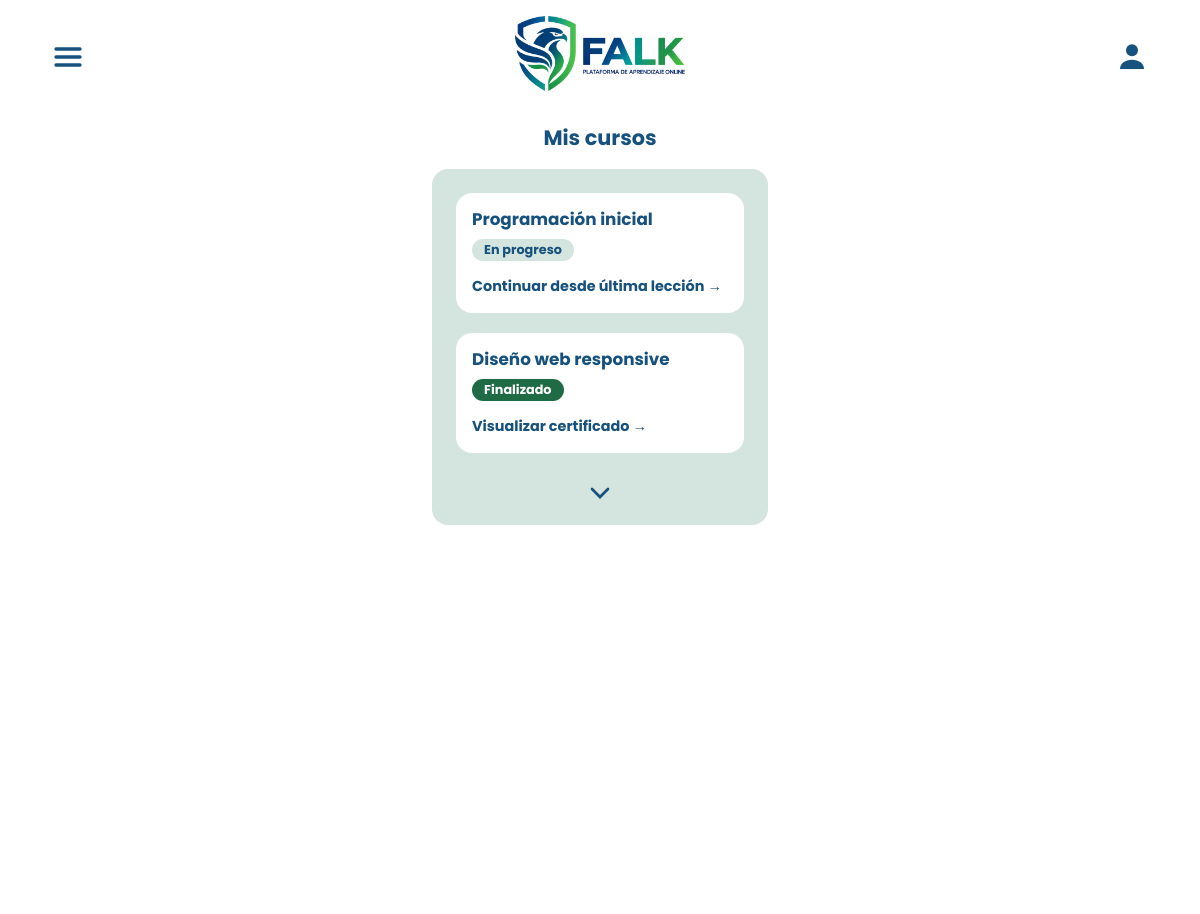
/pages-back/mis-cursos.php (signed in), run on the app's committed database.
### tables this page shows
CREATE TABLE `cursos` (
  `id` int(11) NOT NULL,
  `user_id` int(11) NOT NULL,
  `nombre` varchar(255) NOT NULL,
  `estado` enum('en_progreso','finalizado') DEFAULT 'en_progreso',
  `fecha_fin` date DEFAULT NULL
);

### config/cursos-mock.php (called while the page is built, shortened)
<?php
function obtenerCursosDeUsuario(int $user_id): array {
    try {
        $pdo = DB::getConnection();
        $sql = "SELECT id, nombre, estado, fecha_fin FROM cursos WHERE user_id = ?";
        $stmt = $pdo->prepare($sql);
        $stmt->execute([$user_id]);
        return $stmt->fetchAll();
    } catch (PDOException $e) {
        return [];
    }
}
?>

### pages-back/mis-cursos.php (the view, shortened to what this page needs)
<?php
require_once __DIR__ . '/../config/cursos-mock.php';
$usuario_id = $_SESSION['user_id'];
$cursos_del_usuario = obtenerCursosDeUsuario($usuario_id);
?>
<!DOCTYPE html>
<html lang="es">
<head>
    <link rel="stylesheet" href="../styles/styles.css">
</head>
<body>
    <header class="barra-superior">
        <button type="button" class="boton-icono" id="boton-menu" aria-label="Abrir menú" aria-expanded="false" aria-controls="menu-principal">
            <svg viewBox="0 0 24 24" fill="none" stroke="currentColor" stroke-width="2.5" stroke-linecap="round" aria-hidden="true">
                <line x1="3" y1="6" x2="21" y2="6"/>
                <line x1="3" y1="12" x2="21" y2="12"/>
                <line x1="3" y1="18" x2="21" y2="18"/>
            </svg>
        </button>
        <a href="home.php"><img src="../pictures/logo-falk.png" alt="FALK - Volver al inicio" class="logo"></a>
        <a href="perfil.php" class="boton-icono" aria-label="Mi perfil">
            <svg viewBox="0 0 24 24" fill="currentColor" aria-hidden="true">
                <circle cx="12" cy="7" r="4.5"/>
                <path d="M3 21c0-4.4 4-7 9-7s9 2.6 9 7z"/>
            </svg>
        </a>
    </header>
    <main class="contenedor-principal">
        <section class="seccion-home">
            <h2>Mis cursos</h2>
            <div class="contenedor-cursos">
                <?php
                $contador = 0;
                if (empty($cursos_del_usuario)) {
                    echo '<p class="sin-cursos">No estás inscripto en ningún curso todavía.</p>';
                } else {
                    foreach ($cursos_del_usuario as $curso) {
                        $contador++;
                        $clasesCss = "tarjeta-curso";
                        if ($contador > 2) {
                            $clasesCss .= " curso-extra oculto";
                        }
                        $estadoCss = ($curso['estado'] === 'finalizado') ? 'finalizado' : 'en-progreso';
                        $estadoTexto = ($curso['estado'] === 'finalizado') ? 'Finalizado' : 'En progreso';
                        $enlace = ($curso['estado'] === 'finalizado')
                            ? "certificado.php?curso=" . urlencode($curso['id'])
                            : "../pages-front/leccion-mock.html?curso=" . urlencode(strtolower(str_replace(' ', '-', $curso['nombre'])));
                        $textoEnlace = ($curso['estado'] === 'finalizado') ? "Visualizar certificado" : "Continuar desde última lección";
                        ?>
                        <article class="<?php echo $clasesCss; ?>">
                            <h3><?php echo htmlspecialchars($curso['nombre']); ?></h3>
                            <p class="estado-curso <?php echo $estadoCss; ?>"><?php echo $estadoTexto; ?></p>
                            <a href="<?php echo $enlace; ?>" class="accion-curso"><?php echo $textoEnlace; ?> <span aria-hidden="true">→</span></a>
                        </article>
                    <?php
                    }
                }
                ?>
                <?php if (!empty($cursos_del_usuario) && count($cursos_del_usuario) > 2): ?>
                <button type="button" id="btn-mostrar-mas" class="boton-icono boton-desplegable" aria-label="Ver más cursos" aria-expanded="false">
                    <svg viewBox="0 0 24 24" fill="none" stroke="currentColor" stroke-width="2" stroke-linecap="round" aria-hidden="true"><polyline points="6 9 12 15 18 9"/></svg>
                </button>
                <?php endif; ?>
            </div>
        </section>
    </main>
</body>
</html>

### styles/styles.css (style rules this page uses)
* { margin: 0; padding: 0; box-sizing: border-box; }
body { background-color: #C2D9D1; font-family: "Poppins", Arial, sans-serif; color: #17517D; width: 100%; min-height: 100vh; }
.logo { width: 100%; max-width: 330px; height: auto; }
.barra-superior { display: flex; background-color: #FFFFFF; width: 100%; flex-direction: row; justify-content: space-between; align-items: center; padding: 16px 24px; gap: 16px; }
.barra-superior .logo { max-width: 170px; }
.boton-icono { display: flex; background: none; border: none; color: #17517D; cursor: pointer; padding: 4px; transition: transform 0.15s ease; }
.boton-icono svg { width: 32px; height: 32px; }
#boton-menu { position: relative; z-index: 11; }
.contenedor-principal { background-color: #FFFFFF; min-height: 100vh; }
.seccion-home { display: flex; max-width: 400px; text-align: center; flex-direction: column; align-items: center; padding: 8px 32px 32px; margin: 0 auto; gap: 16px; }
.seccion-home h2 { font-size: 1.3rem; font-weight: 700; }
.contenedor-cursos { display: flex; background-color: #D4E4DE; border-radius: 16px; width: 100%; flex-direction: column; align-items: center; padding: 24px 24px 12px; gap: 20px; }
.tarjeta-curso { display: flex; background-color: #FFFFFF; border-radius: 16px; width: 100%; min-height: 120px; text-align: left; flex-direction: column; align-items: flex-start; padding: 16px; gap: 8px; }
.tarjeta-curso h3 { font-size: 1.05rem; line-height: 1.3; }
.estado-curso { font-size: 0.8rem; font-weight: 700; border-radius: 999px; padding: 2px 12px; }
.estado-curso.en-progreso { color: #17517D; background-color: #D4E4DE; }
.estado-curso.finalizado { color: #FFFFFF; background-color: #1E6B45; }
.accion-curso { margin-top: auto; font-size: 0.9rem; font-weight: 700; color: #17517D; text-decoration: none; }
.boton-desplegable { transition: transform 0.3s ease; }
@media (min-width: 768px) { .logo { max-width: 380px; } }
@media (min-width: 768px) { .barra-superior { padding: 16px 48px; gap: 16px; } }

### data on the page
cursos: nombre "Programación inicial", estado "En progreso", estado "Continuar desde última lección"
cursos: nombre "Diseño web responsive", estado "Finalizado", estado "Visualizar certificado"
